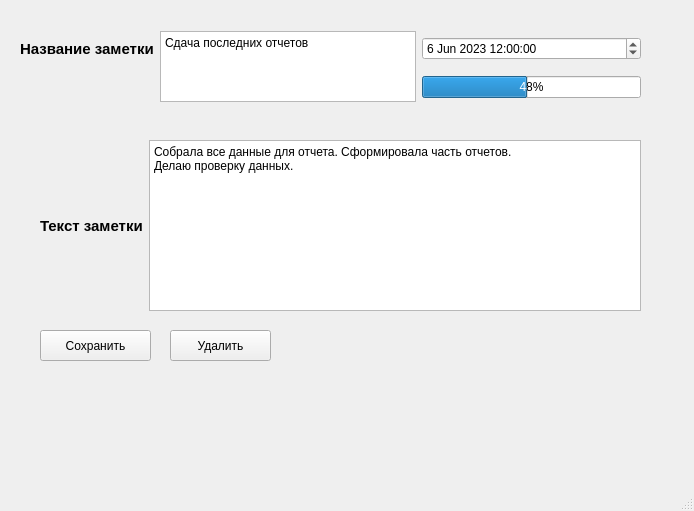
<?xml version="1.0" encoding="UTF-8"?>
<ui version="4.0">
 <class>MainWindow</class>
 <widget class="QMainWindow" name="MainWindow">
  <property name="geometry">
   <rect>
    <x>0</x>
    <y>0</y>
    <width>694</width>
    <height>511</height>
   </rect>
  </property>
  <property name="windowTitle">
   <string>MainWindow</string>
  </property>
  <widget class="QWidget" name="centralwidget">
   <widget class="QPushButton" name="pushButton">
    <property name="geometry">
     <rect>
      <x>40</x>
      <y>330</y>
      <width>111</width>
      <height>31</height>
     </rect>
    </property>
    <property name="text">
     <string>Сохранить</string>
    </property>
   </widget>
   <widget class="QPushButton" name="pushButton_2">
    <property name="geometry">
     <rect>
      <x>170</x>
      <y>330</y>
      <width>101</width>
      <height>31</height>
     </rect>
    </property>
    <property name="text">
     <string>Удалить</string>
    </property>
   </widget>
   <widget class="QWidget" name="layoutWidget">
    <property name="geometry">
     <rect>
      <x>20</x>
      <y>30</y>
      <width>621</width>
      <height>73</height>
     </rect>
    </property>
    <layout class="QGridLayout" name="gridLayout">
     <item row="0" column="0">
      <widget class="QLabel" name="label">
       <property name="font">
        <font>
         <pointsize>11</pointsize>
         <bold>true</bold>
        </font>
       </property>
       <property name="text">
        <string>Название заметки</string>
       </property>
      </widget>
     </item>
     <item row="0" column="1" rowspan="2">
      <widget class="QPlainTextEdit" name="plainTextEdit">
       <property name="plainText">
        <string>Сдача последних отчетов</string>
       </property>
      </widget>
     </item>
     <item row="1" column="2">
      <widget class="QProgressBar" name="progressBar">
       <property name="value">
        <number>48</number>
       </property>
      </widget>
     </item>
     <item row="0" column="2">
      <widget class="QDateTimeEdit" name="dateTimeEdit">
       <property name="date">
        <date>
         <year>2023</year>
         <month>6</month>
         <day>6</day>
        </date>
       </property>
       <property name="time">
        <time>
         <hour>12</hour>
         <minute>0</minute>
         <second>0</second>
        </time>
       </property>
      </widget>
     </item>
    </layout>
   </widget>
   <widget class="QWidget" name="layoutWidget">
    <property name="geometry">
     <rect>
      <x>40</x>
      <y>140</y>
      <width>601</width>
      <height>171</height>
     </rect>
    </property>
    <layout class="QHBoxLayout" name="horizontalLayout">
     <item>
      <widget class="QLabel" name="label_2">
       <property name="font">
        <font>
         <pointsize>11</pointsize>
         <bold>true</bold>
        </font>
       </property>
       <property name="text">
        <string>Текст заметки</string>
       </property>
      </widget>
     </item>
     <item>
      <widget class="QPlainTextEdit" name="plainTextEdit_2">
       <property name="plainText">
        <string>Собрала все данные для отчета. Сформировала часть отчетов.
Делаю проверку данных.</string>
       </property>
      </widget>
     </item>
    </layout>
   </widget>
  </widget>
  <widget class="QMenuBar" name="menubar">
   <property name="geometry">
    <rect>
     <x>0</x>
     <y>0</y>
     <width>694</width>
     <height>22</height>
    </rect>
   </property>
  </widget>
  <widget class="QStatusBar" name="statusbar"/>
 </widget>
 <resources/>
 <connections/>
</ui>
